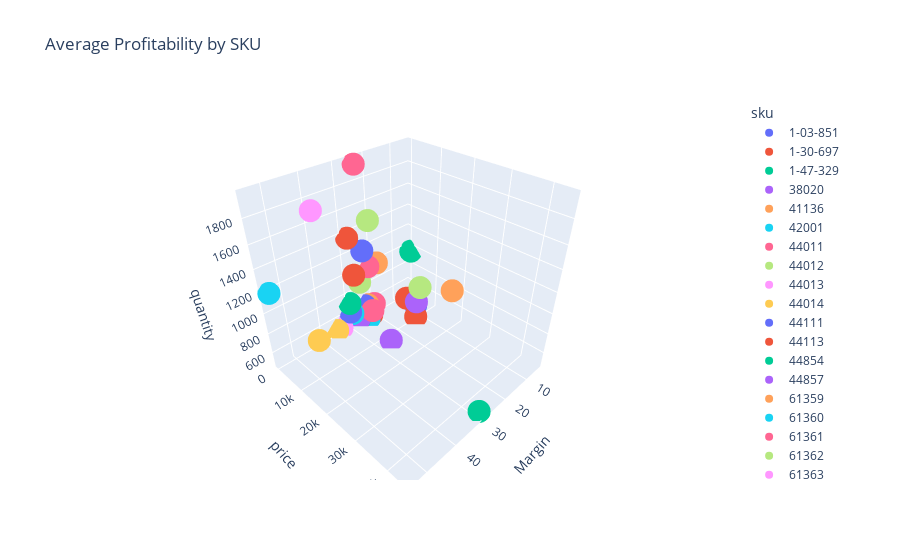

Notebook code for this chart:
### Code cell
import plotly.express as px
from plotly.offline import iplot

fig = px.scatter_3d(results, x='Margin', 
                   y='price', z='quantity', title = 'Average Profitability by SKU', color = 'sku')
iplot(fig)

### Figure 1 — Plotly figure (JSON) as saved in the notebook; plotly's stock layout.template omitted (floating-point values rounded to 4 significant figures)
{"data": [{"hovertemplate": "sku=1-03-851<br>Margin=%{x}<br>price=%{y}<br>quantity=%{z}<extra></extra>", "legendgroup": "1-03-851", "marker": {"color": "#636efa", "symbol": "circle"}, "mode": "markers", "name": "1-03-851", "scene": "scene", "showlegend": true, "type": "scatter3d", "x": [29.72], "y": [256.0], "z": [623]}, {"hovertemplate": "sku=1-30-697<br>Margin=%{x}<br>price=%{y}<br>quantity=%{z}<extra></extra>", "legendgroup": "1-30-697", "marker": {"color": "#EF553B", "symbol": "circle"}, "mode": "markers", "name": "1-30-697", "scene": "scene", "showlegend": true, "type": "scatter3d", "x": [30.29], "y": [3672], "z": [1080]}, {"hovertemplate": "sku=1-47-329<br>Margin=%{x}<br>price=%{y}<br>quantity=%{z}<extra></extra>", "legendgroup": "1-47-329", "marker": {"color": "#00cc96", "symbol": "circle"}, "mode": "markers", "name": "1-47-329", "scene": "scene", "showlegend": true, "type": "scatter3d", "x": [29.72], "y": [292.5], "z": [720]}, {"hovertemplate": "sku=38020<br>Margin=%{x}<br>price=%{y}<br>quantity=%{z}<extra></extra>", "legendgroup": "38020", "marker": {"color": "#ab63fa", "symbol": "circle"}, "mode": "markers", "name": "38020", "scene": "scene", "showlegend": true, "type": "scatter3d", "x": [23.59], "y": [269.3], "z": [576]}, {"hovertemplate": "sku=41136<br>Margin=%{x}<br>price=%{y}<br>quantity=%{z}<extra></extra>", "legendgroup": "41136", "marker": {"color": "#FFA15A", "symbol": "circle"}, "mode": "markers", "name": "41136", "scene": "scene", "showlegend": true, "type": "scatter3d", "x": [18.55], "y": [330], "z": [1000]}, {"hovertemplate": "sku=42001<br>Margin=%{x}<br>price=%{y}<br>quantity=%{z}<extra></extra>", "legendgroup": "42001", "marker": {"color": "#19d3f3", "symbol": "circle"}, "mode": "markers", "name": "42001", "scene": "scene", "showlegend": true, "type": "scatter3d", "x": [54.35], "y": [499.8], "z": [1200]}, {"hovertemplate": "sku=44011<br>Margin=%{x}<br>price=%{y}<br>quantity=%{z}<extra></extra>", "legendgroup": "44011", "marker": {"color": "#FF6692", "symbol": "circle"}, "mode": "markers", "name": "44011", "scene": "scene", "showlegend": true, "type": "scatter3d", "x": [24.91], "y": [540.0], "z": [1953.0]}, {"hovertemplate": "sku=44012<br>Margin=%{x}<br>price=%{y}<br>quantity=%{z}<extra></extra>", "legendgroup": "44012", "marker": {"color": "#B6E880", "symbol": "circle"}, "mode": "markers", "name": "44012", "scene": "scene", "showlegend": true, "type": "scatter3d", "x": [25.44], "y": [283.3], "z": [886.8]}, {"hovertemplate": "sku=44013<br>Margin=%{x}<br>price=%{y}<br>quantity=%{z}<extra></extra>", "legendgroup": "44013", "marker": {"color": "#FF97FF", "symbol": "circle"}, "mode": "markers", "name": "44013", "scene": "scene", "showlegend": true, "type": "scatter3d", "x": [33.42], "y": [160], "z": [500]}, {"hovertemplate": "sku=44014<br>Margin=%{x}<br>price=%{y}<br>quantity=%{z}<extra></extra>", "legendgroup": "44014", "marker": {"color": "#FECB52", "symbol": "circle"}, "mode": "markers", "name": "44014", "scene": "scene", "showlegend": true, "type": "scatter3d", "x": [35.12], "y": [185], "z": [500]}, {"hovertemplate": "sku=44111<br>Margin=%{x}<br>price=%{y}<br>quantity=%{z}<extra></extra>", "legendgroup": "44111", "marker": {"color": "#636efa", "symbol": "circle"}, "mode": "markers", "name": "44111", "scene": "scene", "showlegend": true, "type": "scatter3d", "x": [23.9], "y": [163.2], "z": [600]}, {"hovertemplate": "sku=44113<br>Margin=%{x}<br>price=%{y}<br>quantity=%{z}<extra></extra>", "legendgroup": "44113", "marker": {"color": "#EF553B", "symbol": "circle"}, "mode": "markers", "name": "44113", "scene": "scene", "showlegend": true, "type": "scatter3d", "x": [28.96], "y": [469.6], "z": [1370]}, {"hovertemplate": "sku=44854<br>Margin=%{x}<br>price=%{y}<br>quantity=%{z}<extra></extra>", "legendgroup": "44854", "marker": {"color": "#00cc96", "symbol": "circle"}, "mode": "markers", "name": "44854", "scene": "scene", "showlegend": true, "type": "scatter3d", "x": [26.82], "y": [421.4], "z": [490]}, {"hovertemplate": "sku=44857<br>Margin=%{x}<br>price=%{y}<br>quantity=%{z}<extra></extra>", "legendgroup": "44857", "marker": {"color": "#ab63fa", "symbol": "circle"}, "mode": "markers", "name": "44857", "scene": "scene", "showlegend": true, "type": "scatter3d", "x": [26.82], "y": [426.6], "z": [496]}, {"hovertemplate": "sku=61359<br>Margin=%{x}<br>price=%{y}<br>quantity=%{z}<extra></extra>", "legendgroup": "61359", "marker": {"color": "#FFA15A", "symbol": "circle"}, "mode": "markers", "name": "61359", "scene": "scene", "showlegend": true, "type": "scatter3d", "x": [21.76], "y": [78.85], "z": [500]}, {"hovertemplate": "sku=61360<br>Margin=%{x}<br>price=%{y}<br>quantity=%{z}<extra></extra>", "legendgroup": "61360", "marker": {"color": "#19d3f3", "symbol": "circle"}, "mode": "markers", "name": "61360", "scene": "scene", "showlegend": true, "type": "scatter3d", "x": [21.81], "y": [78.85], "z": [500]}, {"hovertemplate": "sku=61361<br>Margin=%{x}<br>price=%{y}<br>quantity=%{z}<extra></extra>", "legendgroup": "61361", "marker": {"color": "#FF6692", "symbol": "circle"}, "mode": "markers", "name": "61361", "scene": "scene", "showlegend": true, "type": "scatter3d", "x": [21.8], "y": [157.7], "z": [1000]}, {"hovertemplate": "sku=61362<br>Margin=%{x}<br>price=%{y}<br>quantity=%{z}<extra></extra>", "legendgroup": "61362", "marker": {"color": "#B6E880", "symbol": "circle"}, "mode": "markers", "name": "61362", "scene": "scene", "showlegend": true, "type": "scatter3d", "x": [21.85], "y": [78.85], "z": [500]}, {"hovertemplate": "sku=61363<br>Margin=%{x}<br>price=%{y}<br>quantity=%{z}<extra></extra>", "legendgroup": "61363", "marker": {"color": "#FF97FF", "symbol": "circle"}, "mode": "markers", "name": "61363", "scene": "scene", "showlegend": true, "type": "scatter3d", "x": [21.8], "y": [78.85], "z": [500]}, {"hovertemplate": "sku=61364<br>Margin=%{x}<br>price=%{y}<br>quantity=%{z}<extra></extra>", "legendgroup": "61364", "marker": {"color": "#FECB52", "symbol": "circle"}, "mode": "markers", "name": "61364", "scene": "scene", "showlegend": true, "type": "scatter3d", "x": [21.8], "y": [78.85], "z": [500]}, {"hovertemplate": "sku=61365<br>Margin=%{x}<br>price=%{y}<br>quantity=%{z}<extra></extra>", "legendgroup": "61365", "marker": {"color": "#636efa", "symbol": "circle"}, "mode": "markers", "name": "61365", "scene": "scene", "showlegend": true, "type": "scatter3d", "x": [21.8], "y": [78.85], "z": [500]}, {"hovertemplate": "sku=ASHLEY 110<br>Margin=%{x}<br>price=%{y}<br>quantity=%{z}<extra></extra>", "legendgroup": "ASHLEY 110", "marker": {"color": "#EF553B", "symbol": "circle"}, "mode": "markers", "name": "ASHLEY 110", "scene": "scene", "showlegend": true, "type": "scatter3d", "x": [13.41], "y": [10920], "z": [500]}, {"hovertemplate": "sku=BDCHD18BAFC<br>Margin=%{x}<br>price=%{y}<br>quantity=%{z}<extra></extra>", "legendgroup": "BDCHD18BAFC", "marker": {"color": "#00cc96", "symbol": "circle"}, "mode": "markers", "name": "BDCHD18BAFC", "scene": "scene", "showlegend": true, "type": "scatter3d", "x": [29.38], "y": [44335], "z": [500]}, {"hovertemplate": "sku=BDHT0-71619<br>Margin=%{x}<br>price=%{y}<br>quantity=%{z}<extra></extra>", "legendgroup": "BDHT0-71619", "marker": {"color": "#ab63fa", "symbol": "circle"}, "mode": "markers", "name": "BDHT0-71619", "scene": "scene", "showlegend": true, "type": "scatter3d", "x": [14.88], "y": [12384], "z": [720]}, {"hovertemplate": "sku=BEG110<br>Margin=%{x}<br>price=%{y}<br>quantity=%{z}<extra></extra>", "legendgroup": "BEG110", "marker": {"color": "#FFA15A", "symbol": "circle"}, "mode": "markers", "name": "BEG110", "scene": "scene", "showlegend": true, "type": "scatter3d", "x": [13.49], "y": [23380.0], "z": [1002]}, {"hovertemplate": "sku=DT3506<br>Margin=%{x}<br>price=%{y}<br>quantity=%{z}<extra></extra>", "legendgroup": "DT3506", "marker": {"color": "#19d3f3", "symbol": "circle"}, "mode": "markers", "name": "DT3506", "scene": "scene", "showlegend": true, "type": "scatter3d", "x": [24.37], "y": [2195], "z": [500]}, {"hovertemplate": "sku=DT3507<br>Margin=%{x}<br>price=%{y}<br>quantity=%{z}<extra></extra>", "legendgroup": "DT3507", "marker": {"color": "#FF6692", "symbol": "circle"}, "mode": "markers", "name": "DT3507", "scene": "scene", "showlegend": true, "type": "scatter3d", "x": [23.45], "y": [3010], "z": [589.5]}, {"hovertemplate": "sku=DT42200<br>Margin=%{x}<br>price=%{y}<br>quantity=%{z}<extra></extra>", "legendgroup": "DT42200", "marker": {"color": "#B6E880", "symbol": "circle"}, "mode": "markers", "name": "DT42200", "scene": "scene", "showlegend": true, "type": "scatter3d", "x": [21.84], "y": [1119.0], "z": [1462.0]}, {"hovertemplate": "sku=DT43901<br>Margin=%{x}<br>price=%{y}<br>quantity=%{z}<extra></extra>", "legendgroup": "DT43901", "marker": {"color": "#FF97FF", "symbol": "circle"}, "mode": "markers", "name": "DT43901", "scene": "scene", "showlegend": true, "type": "scatter3d", "x": [21.57], "y": [255], "z": [500]}, {"hovertemplate": "sku=DT43902<br>Margin=%{x}<br>price=%{y}<br>quantity=%{z}<extra></extra>", "legendgroup": "DT43902", "marker": {"color": "#FECB52", "symbol": "circle"}, "mode": "markers", "name": "DT43902", "scene": "scene", "showlegend": true, "type": "scatter3d", "x": [21.67], "y": [270], "z": [500]}, {"hovertemplate": "sku=DT43905<br>Margin=%{x}<br>price=%{y}<br>quantity=%{z}<extra></extra>", "legendgroup": "DT43905", "marker": {"color": "#636efa", "symbol": "circle"}, "mode": "markers", "name": "DT43905", "scene": "scene", "showlegend": true, "type": "scatter3d", "x": [24.29], "y": [840], "z": [1200]}, {"hovertemplate": "sku=DT70717<br>Margin=%{x}<br>price=%{y}<br>quantity=%{z}<extra></extra>", "legendgroup": "DT70717", "marker": {"color": "#EF553B", "symbol": "circle"}, "mode": "markers", "name": "DT70717", "scene": "scene", "showlegend": true, "type": "scatter3d", "x": [14.37], "y": [8160], "z": [680]}, {"hovertemplate": "sku=DT7500<br>Margin=%{x}<br>price=%{y}<br>quantity=%{z}<extra></extra>", "legendgroup": "DT7500", "marker": {"color": "#00cc96", "symbol": "circle"}, "mode": "markers", "name": "DT7500", "scene": "scene", "showlegend": true, "type": "scatter3d", "x": [4.461], "y": [1055.0], "z": [959.5]}, {"hovertemplate": "sku=KS501<br>Margin=%{x}<br>price=%{y}<br>quantity=%{z}<extra></extra>", "legendgroup": "KS501", "marker": {"color": "#ab63fa", "symbol": "circle"}, "mode": "markers", "name": "KS501", "scene": "scene", "showlegend": true, "type": "scatter3d", "x": [26.62], "y": [13335], "z": [500]}, {"hovertemplate": "sku=L220408K<br>Margin=%{x}<br>price=%{y}<br>quantity=%{z}<extra></extra>", "legendgroup": "L220408K", "marker": {"color": "#FFA15A", "symbol": "circle"}, "mode": "markers", "name": "L220408K", "scene": "scene", "showlegend": true, "type": "scatter3d", "x": [22.87], "y": [336], "z": [600]}, {"hovertemplate": "sku=L240508K<br>Margin=%{x}<br>price=%{y}<br>quantity=%{z}<extra></extra>", "legendgroup": "L240508K", "marker": {"color": "#19d3f3", "symbol": "circle"}, "mode": "markers", "name": "L240508K", "scene": "scene", "showlegend": true, "type": "scatter3d", "x": [29.1], "y": [474], "z": [600]}, {"hovertemplate": "sku=L270210K<br>Margin=%{x}<br>price=%{y}<br>quantity=%{z}<extra></extra>", "legendgroup": "L270210K", "marker": {"color": "#FF6692", "symbol": "circle"}, "mode": "markers", "name": "L270210K", "scene": "scene", "showlegend": true, "type": "scatter3d", "x": [21.02], "y": [1194], "z": [600]}, {"hovertemplate": "sku=NVB12AV<br>Margin=%{x}<br>price=%{y}<br>quantity=%{z}<extra></extra>", "legendgroup": "NVB12AV", "marker": {"color": "#B6E880", "symbol": "circle"}, "mode": "markers", "name": "NVB12AV", "scene": "scene", "showlegend": true, "type": "scatter3d", "x": [14.36], "y": [13200.0], "z": [880.6]}, {"hovertemplate": "sku=SET NOŽ_METER<br>Margin=%{x}<br>price=%{y}<br>quantity=%{z}<extra></extra>", "legendgroup": "SET NOŽ_METER", "marker": {"color": "#FF97FF", "symbol": "circle"}, "mode": "markers", "name": "SET NOŽ_METER", "scene": "scene", "showlegend": true, "type": "scatter3d", "x": [46.54], "y": [10890.0], "z": [1901.0]}, {"hovertemplate": "sku=STA60490<br>Margin=%{x}<br>price=%{y}<br>quantity=%{z}<extra></extra>", "legendgroup": "STA60490", "marker": {"color": "#FECB52", "symbol": "circle"}, "mode": "markers", "name": "STA60490", "scene": "scene", "showlegend": true, "type": "scatter3d", "x": [47.9], "y": [9183.0], "z": [802]}, {"hovertemplate": "sku=STST1-75540<br>Margin=%{x}<br>price=%{y}<br>quantity=%{z}<extra></extra>", "legendgroup": "STST1-75540", "marker": {"color": "#636efa", "symbol": "circle"}, "mode": "markers", "name": "STST1-75540", "scene": "scene", "showlegend": true, "type": "scatter3d", "x": [9.102], "y": [7195], "z": [500]}, {"hovertemplate": "sku=WASPINATOR<br>Margin=%{x}<br>price=%{y}<br>quantity=%{z}<extra></extra>", "legendgroup": "WASPINATOR", "marker": {"color": "#EF553B", "symbol": "circle"}, "mode": "markers", "name": "WASPINATOR", "scene": "scene", "showlegend": true, "type": "scatter3d", "x": [22.64], "y": [1515], "z": [500]}], "layout": {"legend": {"title": {"text": "sku"}, "tracegroupgap": 0}, "scene": {"domain": {"x": [0, 1], "y": [0, 1]}, "xaxis": {"title": {"text": "Margin"}}, "yaxis": {"title": {"text": "price"}}, "zaxis": {"title": {"text": "quantity"}}}, "title": {"text": "Average Profitability by SKU"}}}
